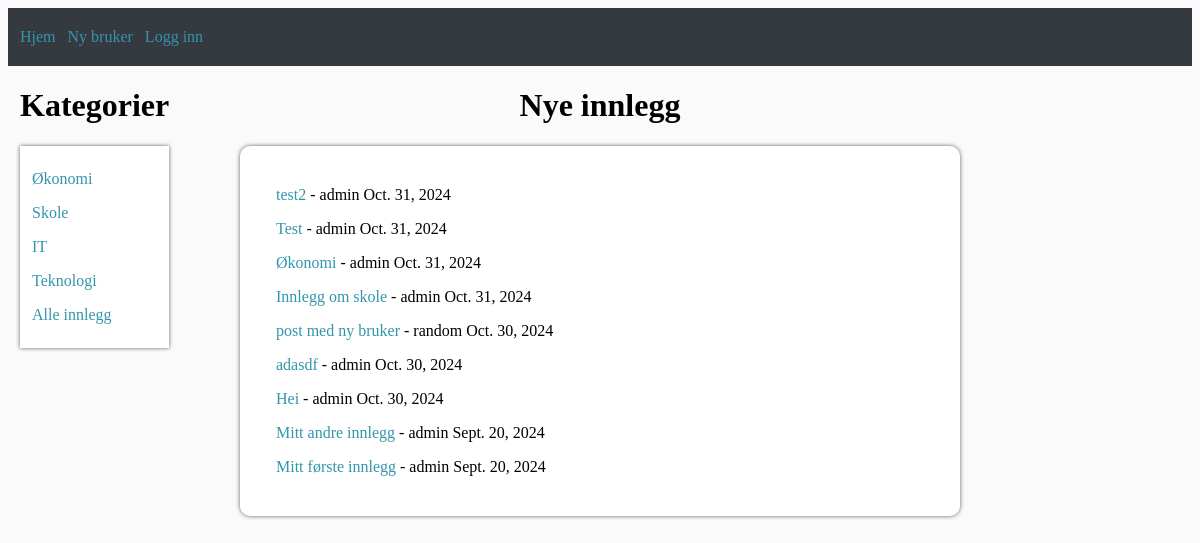
The page / on the database its author committed.
### blog/models.py (models this page shows, shortened)
class Post(models.Model):
    title = models.CharField(max_length=100)
    author = models.ForeignKey(User, on_delete=models.CASCADE)
    body = models.TextField()
    date = models.DateField(default=timezone.now)
    categories = models.ManyToManyField(Category, related_name='posts', default="Annet")

### blog/views.py (the view)
# urls.py: 2. Add a URL to urlpatterns:  path('', Home.as_view(), name='home')
class Home(ListView):
    model = Post
    template_name = 'home.html'
    ordering = ['-id']

### blog/templates/home.html (shortened to what this page needs)
{% extends 'basetemplate.html' %}
    {% block defaultnavbar %}
        <div class="content-container">
            <div class="categories-container">
                <h1>Kategorier</h1>
                <div class="categories-list">
                    <div class="categories-text">
                        <p><a href="økonomi.html">Økonomi<a></p>
                        <p><a href="">Skole</a></p>
                        <p><a href="">IT</a></p>
                        <p><a href="">Teknologi</a></p>
                        <p><a href="">Alle innlegg</a></p>
                    </div>
                </div>
            </div>
            <div class="post-list">
                <h1>Nye innlegg</h1>
                <div class="main-container indented-text">
                    {% for post in object_list %}
                           <p> <a href="{% url 'blog_article_content' post.pk %}"> {{post.title}} </a> - {{post.author}} {{post.date}}<br/></p>
                    {% endfor %}
                </div>
            </div>
        </div>
    {% endblock %}

### blog/static/style.css (style rules this page uses)
h1 { text-align: center; }
.indented-text p { position: relative; margin-left: 3vw; }
.indented-text { padding-top: 3vh; padding-bottom: 3vh; }
.main-container { width: 60vw; background-color: white; box-shadow: 0 0 4px #606060; position: relative; min-height: 30vh; border-radius: 10px; }
.post-list { position: absolute; left: 50%; transform: translateX(-50%); }
a { color: #3395ac; text-decoration: none; }
.content-container { display: flex; flex-direction: row; max-width: 100vw; }
.categories-container { width: fit-content; position: relative; margin-left: 1vw; }
.categories-list { background-color: white; box-shadow: 0 0 4px #606060; }
.categories-text { position: relative; margin-left: 1vw; margin-right: 3vw; padding-top: 1vh; padding-bottom: 1vh; }

### rows shown on the page
Post: title "test2", author "admin", date "Oct. 31, 2024"
Post: title "Test", author "admin", date "Oct. 31, 2024"
Post: title "Økonomi", author "admin", date "Oct. 31, 2024"
Post: title "Innlegg om skole", author "admin", date "Oct. 31, 2024"
Post: title "post med ny bruker", author "random", date "Oct. 30, 2024"
Post: title "adasdf", author "admin", date "Oct. 30, 2024"
Post: title "Hei", author "admin", date "Oct. 30, 2024"
Post: title "Mitt andre innlegg", author "admin", date "Sept. 20, 2024"
Post: title "Mitt første innlegg", author "admin", date "Sept. 20, 2024"
